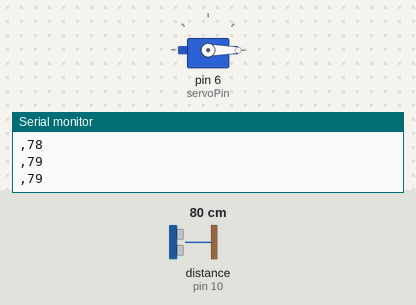
Recording of a sketch running on a simulated Arduino Uno, built with avr-gcc and run on an emulated ATmega328P. On the bench: servo, the last lines printed to the serial monitor. Wiring (inferred from the names in the program): ultrasonic range finder: trigger pin 9; echo pin 10. The inputs (shaded band) are chosen by the test bench; at power-on: distance to the obstacle (sensor on pin 10) 80 cm. The echo pulse lasts 58.3 µs per cm.

Above: at 1.3 s.
1.4 s: distance to the obstacle (sensor on pin 10) set to 24 cm
2.9 s: distance to the obstacle (sensor on pin 10) set to 18 cm
At 3.8 s:
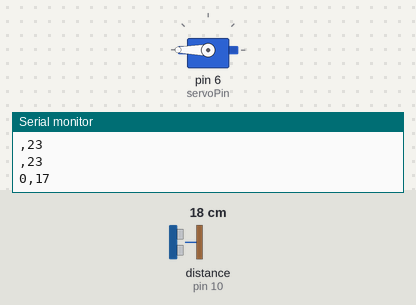
5.9 s: distance to the obstacle (sensor on pin 10) set to 35 cm
At 7.0 s:
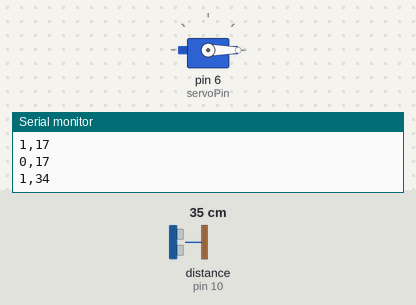
Timing chart, 0 to 8.9 s (numbered marks = the images above; inputs shaded):
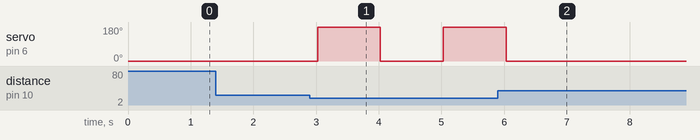

Measured:
- the behaviour switches between 21 and 20 cm on distance to the obstacle (sensor on pin 10) (found by bisection; images 0 and 1)
- after the input at 2.9 s, servo on pin 6 (servoPin): 0° → 180° after 0.12 s, → 0° 1.0 s later, → 180° 1.0 s later
- after the input at 5.9 s, servo on pin 6 (servoPin): goes on until 6.0 s, then stays 0°

The sketch:

MotorControl.ino
```cpp
#include <Servo.h>

// Define pins for ultrasonic sensor and servo
int trigPin = 9;
int echoPin = 10;
int servoPin = 6;

Servo sensorServo;
const double SPEED_OF_SOUND = 0.034;

long distance = 0;  // Holds the current distance reading
bool facingFront = true;  // Track whether the sensor is facing forward

void setup() {
  Serial.begin(9600);

  pinMode(trigPin, OUTPUT);
  pinMode(echoPin, INPUT);

  sensorServo.attach(servoPin);
  rotateServoFront();  // Start with the sensor facing forward
}

void loop() {
  // Get distance from the current direction
  distance = getDistance();

  // If sensor is facing forward and obstacle is detected
  if (facingFront && distance < 20) {
    rotateServoBack();  // Turn to face the back
    delay(500);  // Allow time for the servo to rotate
    distance = getDistance();  // Get the distance from the back
    Serial.print(0);  // Send 0 for back
  } else if (!facingFront) {
    rotateServoFront();  // Turn to face the front again
    delay(500);  // Allow time for the servo to rotate
    distance = getDistance();  // Get the distance from the front
    Serial.print(1);  // Send 1 for front
  }

  // Send boolean (1 or 0) along with distance
  Serial.print(",");
  Serial.println(distance);
  delay(500);  // Adjust delay as needed
}

// Function to get distance using the ultrasonic sensor
long getDistance() {
  digitalWrite(trigPin, LOW);
  delayMicroseconds(2);
  digitalWrite(trigPin, HIGH);
  delayMicroseconds(10);
  digitalWrite(trigPin, LOW);

  long duration = pulseIn(echoPin, HIGH);
  long distance = duration * SPEED_OF_SOUND / 2;

  return distance;
}

// Rotate the servo to face forward
void rotateServoFront() {
  sensorServo.write(0);  // Adjust for your setup
  facingFront = true;
}

// Rotate the servo to face backward
void rotateServoBack() {
  sensorServo.write(255);  // Adjust for your setup
  facingFront = false;
}
```
